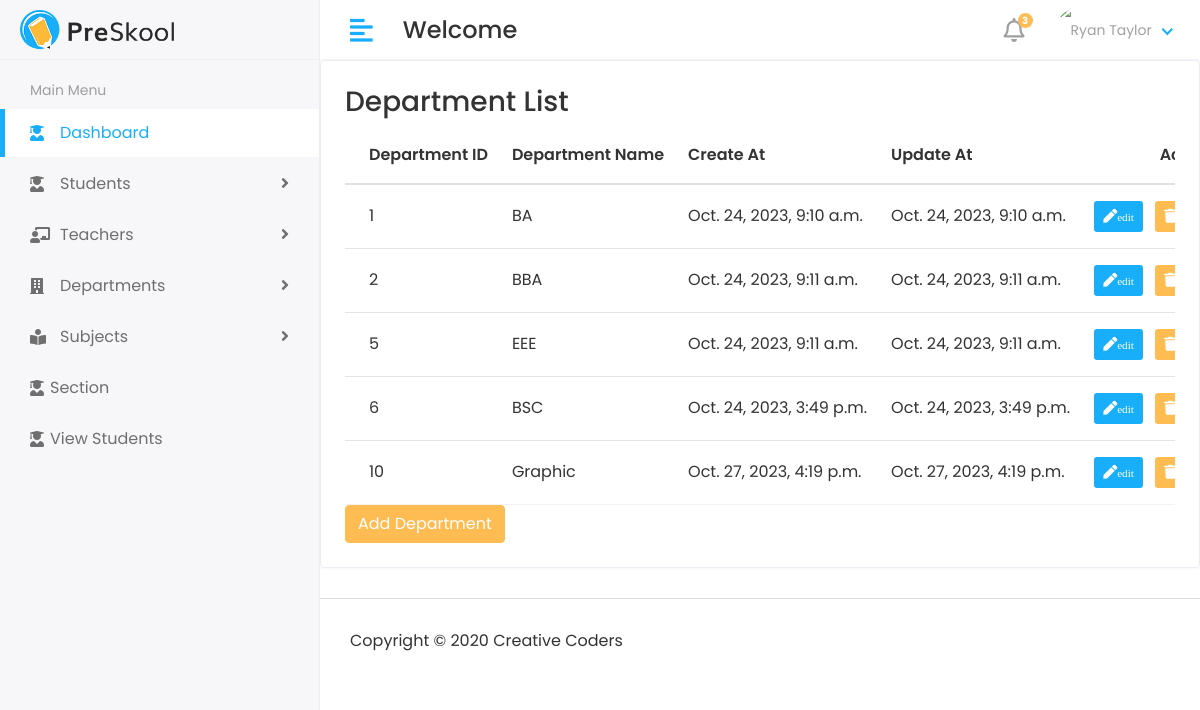
The app's page /departmentlist with its own data.
### app/models.py (models this page shows, shortened)
class Coursemodel(models.Model):
    name = models.CharField(max_length=50)
    createat = models.DateTimeField(auto_now_add=True)
    updateat = models.DateTimeField(auto_now_add=True)

### app/views.py (the view)
# urls.py: path('departmentlist', views.departmentlist,name="departmentlist"),
def departmentlist(request):
    department = Coursemodel.objects.all()
    return render(request,"department/departmentlist.html",{'department':department})

### templates/department/departmentlist.html
{% extends 'base.html' %}
{% block content %}
<div class="row">
    <div class="col-sm-12">
       <div class="card card-table">
          <div class="card-body">
             <div class="table-responsive">
                <table class="table table-hover table-center mb-0 datatable">
                  <h3>Department List</h3>
                   <thead>
                      <tr>
                        <th>Department ID</th>
                         <th>Department Name</th>
                         <th>Create At</th>
                         <th>Update At</th>
                         <th class="text-right">Action</th>
                      </tr>
                   </thead>
                   <tbody>
                     {% for d in  department%}
                     <tr>
                         <td>{{d.id}}</td>
                         <td>{{d.name}}</td>
                         <td>{{d.createat}}</td>
                         <td>{{d.updateat}}</td>
                         <td class="text-right">
                            <div class="actions">
                               <a href=" {% url 'editdepartment' d.id %} " class="btn btn-sm bg-success-light mr-2">
                               <i class="fas fa-pen"><small>edit</small></i>
                               </a>
                               <a href="{% url 'departmentdelete' d.id %}" class="btn btn-sm bg-danger-light">
                               <i class="fas fa-trash"><small>delete</small></i>
                               </a>
                            </div>
                         </td>
                      </tr>
                      {% endfor %}
                   </tbody>
                </table>
                <div><a href="{% url 'adddepartment' %}" class="btn btn-primary">Add Department</a></div>
             </div>
          </div>
       </div>
    </div>
 </div>
{% endblock %}

### static/assets/css/style.css (style rules this page uses)
html { height: 100%; }
body { background-color: #fff; color: #333; font-family: 'Poppins', sans-serif; font-size: 1rem; height: 100%; line-height: 1.5; overflow-x: hidden; }
h1, h2, h3, h4, h5, h6 { font-family: 'Poppins', sans-serif; margin-top: 0; }
a { color: #009ce7; }
input, button, a { transition: all 0.4s ease; -moz-transition: all 0.4s ease; -o-transition: all 0.4s ease; -ms-transition: all 0.4s ease; -webkit-transition: all 0.4s ease; }
.table { color: #333; max-width: 100%; margin-bottom: 0; width: 100%; }
.table thead tr th { font-weight: 600; }
.table tbody tr { border-bottom: 1px solid rgba(0, 0, 0, 0.05); }
.table.table-center td, .table.table-center th { vertical-align: middle; }
.card-table .card-body .table > thead > tr > th { border-top: 0; }
.card-table .card-body .table tr td:first-child, .card-table .card-body .table tr th:first-child { padding-left: 1.5rem; }
.card-table .card-body .table tr td:last-child, .card-table .card-body .table tr th:last-child { padding-right: 1.5rem; }
.card-table .table td, .card-table .table th { border-top: 1px solid #e2e5e8; padding: 1rem 0.75rem; white-space: nowrap; }
.btn-primary { background-color: #FFBC53; border: 1px solid #FFBC53; }
.card { border: 1px solid #ececf5; box-shadow: 0 1px 3px 0 rgba(0, 0, 0, 0.03); margin-bottom: 1.875rem; }
.card-body { padding: 1.5rem; }
.bg-danger-light { background-color:#FFBC53 !important; color:#fff !important; }
.bg-success-light { background-color: #18aefa; color: #fff; }

### records on screen
Coursemodel: id "1", name "BA", createat "Oct. 24, 2023, 9:10 a.m.", updateat "Oct. 24, 2023, 9:10 a.m."
Coursemodel: id "2", name "BBA", createat "Oct. 24, 2023, 9:11 a.m.", updateat "Oct. 24, 2023, 9:11 a.m."
Coursemodel: id "5", name "EEE", createat "Oct. 24, 2023, 9:11 a.m.", updateat "Oct. 24, 2023, 9:11 a.m."
Coursemodel: id "6", name "BSC", createat "Oct. 24, 2023, 3:49 p.m.", updateat "Oct. 24, 2023, 3:49 p.m."
Coursemodel: id "10", name "Graphic", createat "Oct. 27, 2023, 4:19 p.m.", updateat "Oct. 27, 2023, 4:19 p.m."
